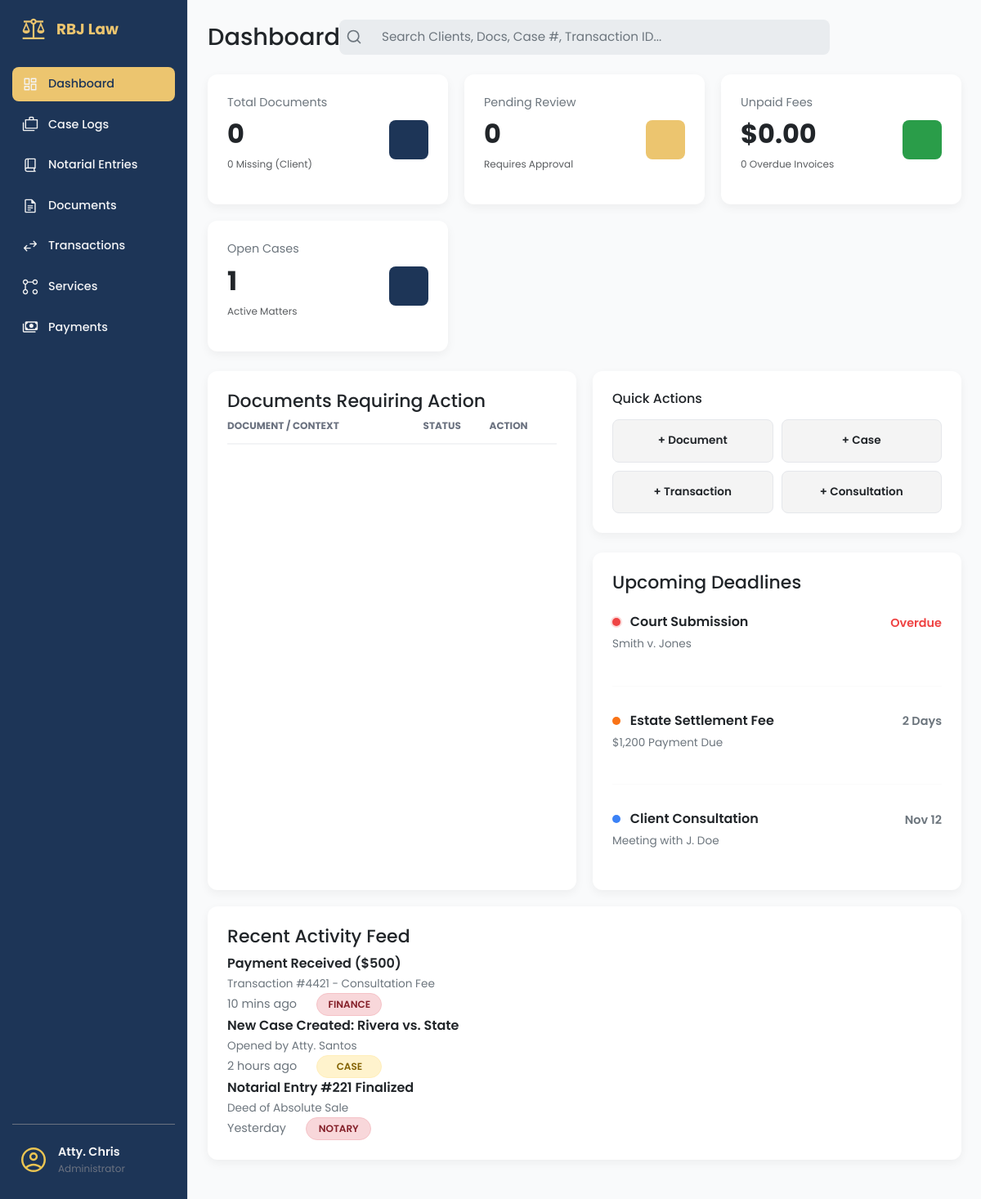
The page /dashboard (signed in) on the database as committed earlier.
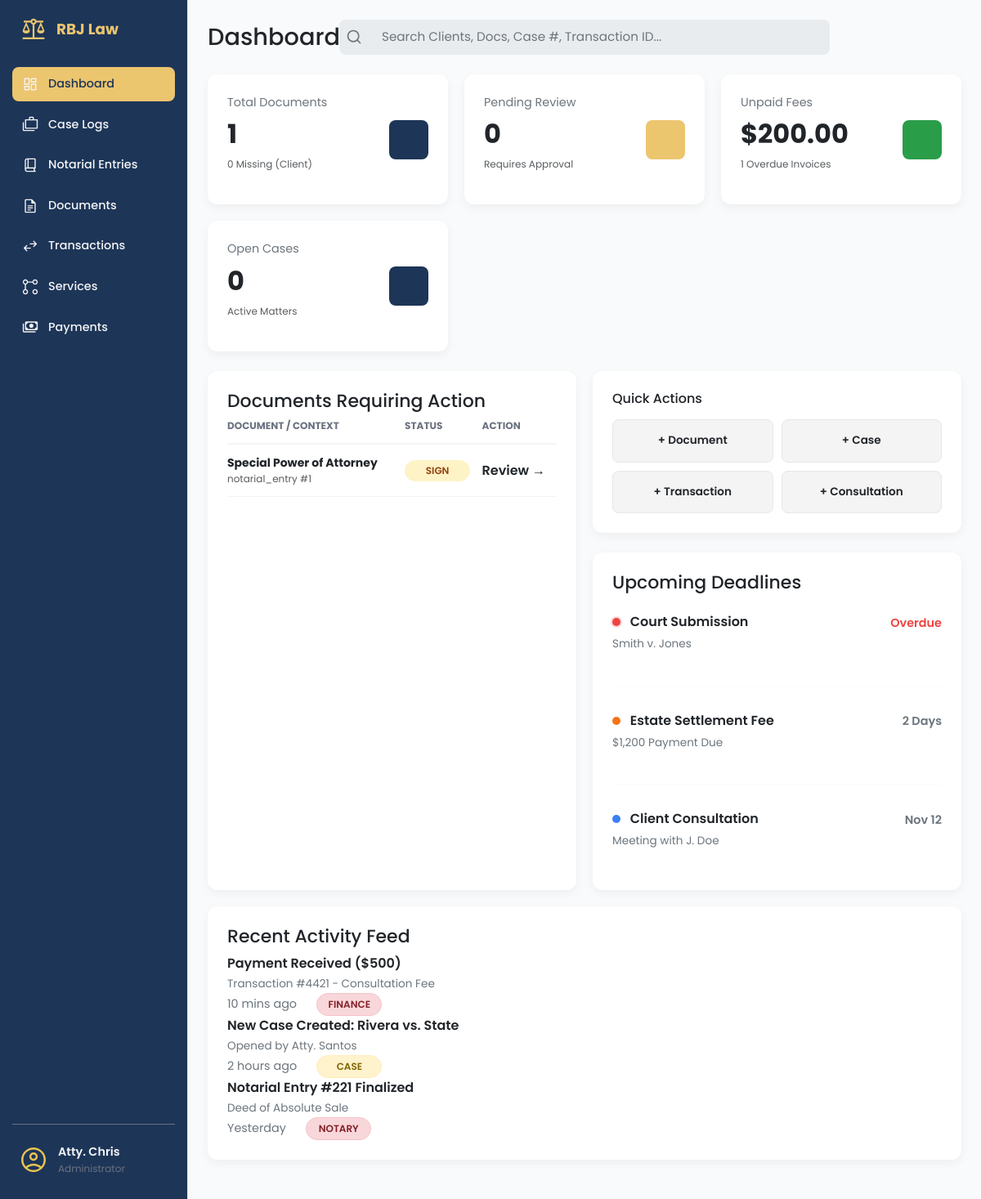
The same page on the database as committed later.
### app/models/document_mdl.py (models this page shows, shortened)
class Document(db.Model):
    __tablename__ = 'documents'
    id = db.Column(db.Integer, primary_key=True)
    filename = db.Column(db.String(255), nullable=False)
    file_path = db.Column(db.String(500), nullable=False)
    file_type = db.Column(db.String(50), nullable=True)
    file_size = db.Column(db.Integer, nullable=True)  # in bytes
    document_type = db.Column(db.String(100), nullable=True)  # e.g., Affidavit, ID, SPA Draft, etc.
    notes = db.Column(db.Text, nullable=True)
    document_status = db.Column(db.String(50), default='Pending', nullable=False)
    parent_type = db.Column(db.String(50), nullable=False)  # 'notarial_entry', 'case', 'client'
    parent_id = db.Column(db.Integer, nullable=False)
    uploaded_by = db.Column(db.Integer, db.ForeignKey('users.id'), nullable=True)
    uploaded_at = db.Column(db.DateTime, default=datetime.utcnow)
    last_modified = db.Column(db.DateTime, default=datetime.utcnow, onupdate=datetime.utcnow)
    uploader = db.relationship('User', backref='uploaded_documents', lazy=True)

### app/routes/dashboard_routes.py (the view)
@dashboard_bp.route('/')
@dashboard_bp.route('/dashboard')
@login_required
def dashboard_page():
    total_docs = Document.query.count()
    missing_docs = Document.query.filter(Document.document_status.ilike('Lacking')).count()
    pending_docs_count = Document.query.filter(Document.document_status.ilike('Pending')).count()
    pending_trans_count = TransactionItem.query.filter_by(transaction_status='Pending Approval').count()
    total_pending = pending_docs_count + pending_trans_count
    unpaid_sum = db.session.query(func.sum(TransactionItem.transaction_amount))\
        .filter(TransactionItem.payment_status == 'Pending').scalar() or 0
    unpaid_count = TransactionItem.query.filter_by(payment_status='Pending').count()
    open_cases = Case.query.filter(Case.status.ilike('active')).count()
    kpi_data = {
        'total_docs': total_docs,
        'missing_docs': missing_docs,
        'pending_review': total_pending,
        'total_unpaid': "{:,.2f}".format(unpaid_sum), # Format as currency string
        'unpaid_count': unpaid_count,
        'open_cases': open_cases
    }
    action_docs_query = Document.query.filter(
        Document.document_status.in_(['Pending', 'Lacking', 'Draft', 'For Signature'])
    ).order_by(
        db.case((Document.document_status == 'Lacking', 1), else_=2),
        Document.last_modified.desc()
    ).limit(5).all()
    action_docs_data = []
    for doc in action_docs_query:
        action_docs_data.append({
            'title': doc.document_type or doc.filename,
            'context': resolve_document_context(doc),
            'status': doc.document_status,
            'id': doc.id,
            'target_url': get_context_url(doc)  # <--- New Smart URL
        })
    context = {
        'kpi': kpi_data, # From Step 1
        'action_docs': action_docs_data
    }
    return render_template('dashboard_page.html', **context)

### app/routes/dashboard_routes.py (called while the page is built)
def resolve_document_context(doc):
    if not doc.parent_type or not doc.parent_id:
        return "General Upload"
    try:
        if doc.parent_type == 'case':
            case = Case.query.get(doc.parent_id)
            return f"Case: {case.title}" if case else "Unknown Case"
        elif doc.parent_type == 'client':
            client = Client.query.get(doc.parent_id)
            return f"Client: {client.last_name}, {client.first_name}" if client else "Unknown Client"
        elif doc.parent_type == 'transaction':
            return f"Transaction #{doc.parent_id}"
    except:
        return f"{doc.parent_type.title()} #{doc.parent_id}"
    return f"{doc.parent_type} #{doc.parent_id}"

def get_context_url(doc):
    if doc.parent_type == 'case':
        return f"/cases/{doc.parent_id}"
    elif doc.parent_type == 'notarial_entry':
        return f"/notarial-entries/{doc.parent_id}"  # CHANGED THIS LINE
    elif doc.parent_type == 'client':
        return f"/clients/{doc.parent_id}"
    return f"/documents/{doc.id}"

### app/templates/dashboard_page.html (shortened to what the changed rows need)
{% extends "base.html" %}
{% block content %}
<main class="dashboard-content">
    <header class="dashboard-header">
        <div class="header-content-left">
            <h1>Dashboard</h1>
        </div>
    </header>
    <section class="dashboard-cards">
        <div class="data-card">
            <div class="data-card__info">
                <span class="data-card__title">Total Documents</span>
                <span class="data-card__value">{{ kpi.total_docs }}</span>
                <p class="text-muted" style="margin-top:4px;">
                    {{ kpi.missing_docs }} Missing (Client)
                </p>
            </div>
        </div>
        <div class="data-card">
            <div class="data-card__info">
                <span class="data-card__title">Unpaid Fees</span>
                <span class="data-card__value">${{ kpi.total_unpaid }}</span>
                <p class="text-muted" style="margin-top:4px;">
                    {{ kpi.unpaid_count }} Overdue Invoices
                </p>
            </div>
        </div>
        <div class="data-card">
            <div class="data-card__info">
                <span class="data-card__title">Open Cases</span>
                <span class="data-card__value">{{ kpi.open_cases }}</span>
                <p class="text-muted" style="margin-top:4px;">Active Matters</p>
            </div>
        </div>
    </section>
    <section class="dashboard-panels-bottom">
        <div class="panel-card">
            <div class="panel-card__body">
                <table class="action-table">
                    <thead>
                        <tr>
                            <th>Document / Context</th>
                            <th>Status</th>
                            <th>Action</th>
                        </tr>
                    </thead>
                    <tbody>
                        {% for doc in action_docs %}
                        <tr>
                            <td>
                                <div class="text-sm"><strong>{{ doc.title }}</strong></div>
                                <div class="text-muted">{{ doc.context }}</div>
                            </td>
                            <td>
                                {% if doc.status == 'Lacking' %}
                                <span class="status-tag" style="background:#fee2e2; color:#991b1b;">Missing</span>
                                {% elif doc.status == 'For Signature' %}
                                <span class="status-tag" style="background:#fef3c7; color:#92400e;">Sign</span>
                                {% else %}
                                <span class="status-tag status-tag--pending">{{ doc.status }}</span>
                                {% endif %}
                            </td>
                            <td>
                                <a href="{{ doc.target_url }}"
                                    style="color: var(--color-primary); text-decoration: none; font-weight:600;">
                                    {% if doc.status == 'Lacking' %} Upload {% else %} Review {% endif %} &rarr;
                                </a>
                            </td>
                        </tr>
                        {% endfor %}
                    </tbody>
                </table>
            </div>
        </div>
    </section>
</main>
{%endblock %}

Rows that differ between the two databases and show on the page:
added Document: title "Special Power of Attorney", context "notarial_entry #1", document_status "SIGN"
Other text that changed with them:
{{ kpi.total_docs }}: "0" → "1"
{{ kpi.total_unpaid }}: "0.00" → "200.00"
{{ kpi.unpaid_count }}: "0" → "1"
{{ kpi.open_cases }}: "1" → "0"
